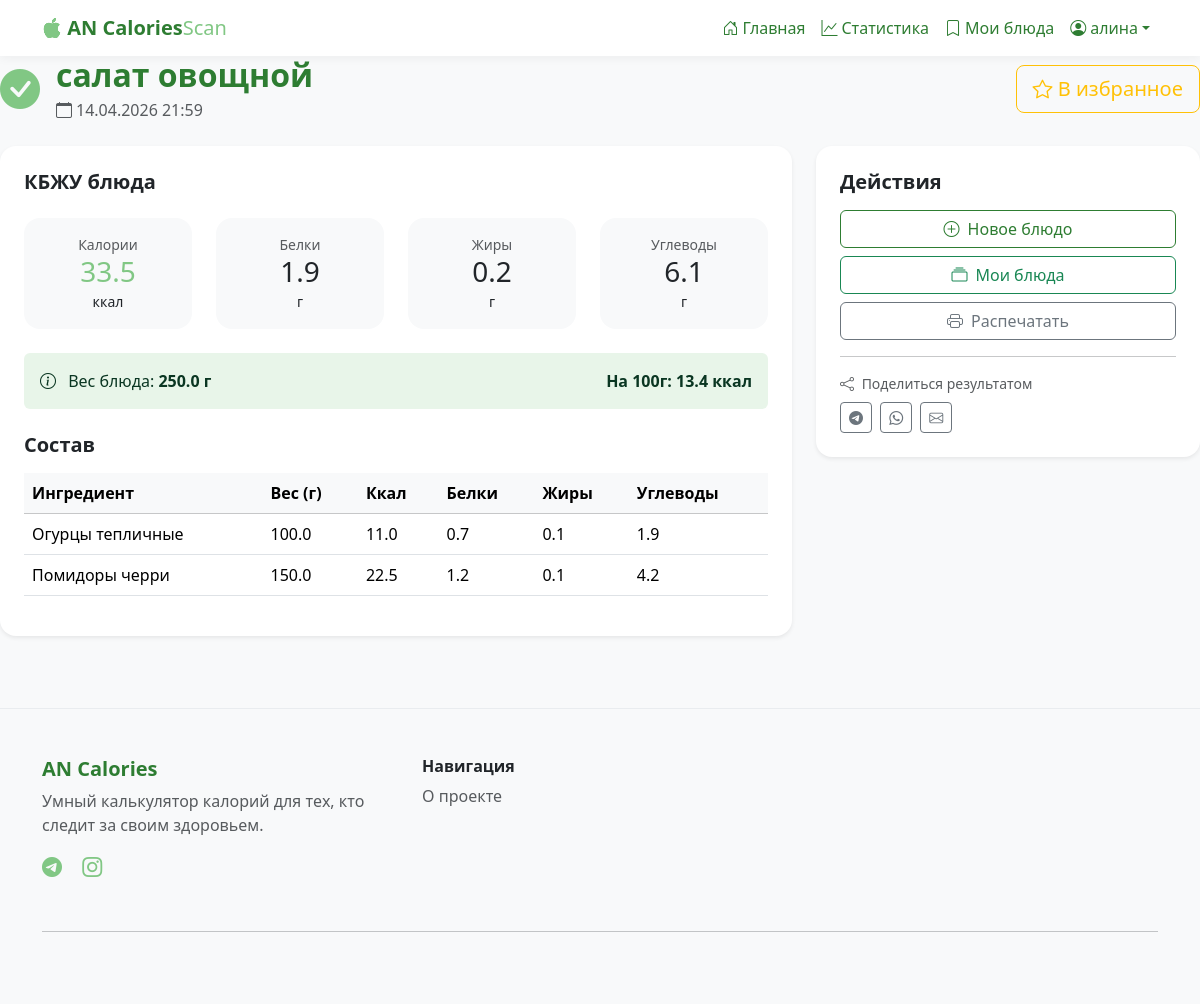
Screenshot of /dish/4 (signed in) with the database file from the repository.
### data/user.py (models this page shows, shortened)
class User(SqlAlchemyBase, UserMixin):
    __tablename__ = 'users'
    id = sqlalchemy.Column(sqlalchemy.Integer,
                           primary_key=True, autoincrement=True)
    username = sqlalchemy.Column(sqlalchemy.String)
    email = sqlalchemy.Column(sqlalchemy.String,
                              index=True, unique=True)
    hashed_password = sqlalchemy.Column(sqlalchemy.String, nullable=True)
    created_date = sqlalchemy.Column(sqlalchemy.DateTime,
                                     default=datetime.datetime.now)
    personal_products = relationship('PersonalProduct', back_populates='user', cascade='all, delete-orphan')

### data/dish.py (models this page shows)
class Dish(SqlAlchemyBase):
    __tablename__ = 'dishes'
    id = sqlalchemy.Column(sqlalchemy.Integer,
                           primary_key=True, autoincrement=True)
    name = sqlalchemy.Column(sqlalchemy.String(200),
                             nullable=False)
    user_id = sqlalchemy.Column(sqlalchemy.Integer,
                                sqlalchemy.ForeignKey('users.id'))
    created_date = sqlalchemy.Column(sqlalchemy.DateTime,
                                     default=datetime.datetime.now)
    total_weight = sqlalchemy.Column(sqlalchemy.Float, nullable=True)
    user = orm.relationship('User')
    ingredients = orm.relationship('DishIngredient',
                                   back_populates='dish',
                                   cascade='all, delete-orphan',
                                   lazy='joined')
    @property
    def total_calories(self):
        return sum(i.calories for i in self.ingredients if i.product)
    @property
    def total_proteins(self):
        return sum(i.proteins for i in self.ingredients if i.product)
    @property
    def total_fats(self):
        return sum(i.fats for i in self.ingredients if i.product)
    @property
    def total_carbs(self):
        return sum(i.carbs for i in self.ingredients if i.product)
    @property
    def calories_per_100g(self):
        if self.total_weight and self.total_weight > 0:
            return (self.total_calories / self.total_weight) * 100
        elif self.ingredients:
            total_weight = sum(i.weight for i in self.ingredients)
            if total_weight > 0:
                return (self.total_calories / total_weight) * 100
        return 0

### data/product.py (models this page shows, shortened)
class Product(SqlAlchemyBase):
    __tablename__ = 'products'
    id = sqlalchemy.Column(sqlalchemy.Integer,
                           primary_key=True, autoincrement=True)
    name = sqlalchemy.Column(sqlalchemy.String(200),
                             nullable=False, index=True)
    calories = sqlalchemy.Column(sqlalchemy.Float, nullable=False)  # на 100г
    proteins = sqlalchemy.Column(sqlalchemy.Float, nullable=False)
    fats = sqlalchemy.Column(sqlalchemy.Float, nullable=False)
    carbs = sqlalchemy.Column(sqlalchemy.Float, nullable=False)

### data/dish_ingredient.py (models this page shows, shortened)
class DishIngredient(SqlAlchemyBase):
    __tablename__ = 'dish_ingredients'
    id = sqlalchemy.Column(sqlalchemy.Integer,
                           primary_key=True, autoincrement=True)
    dish_id = sqlalchemy.Column(sqlalchemy.Integer,
                                sqlalchemy.ForeignKey('dishes.id'))
    ingredient_id = sqlalchemy.Column(sqlalchemy.Integer,
                                      sqlalchemy.ForeignKey('products.id'))
    weight = sqlalchemy.Column(sqlalchemy.Float, nullable=False)
    dish = orm.relationship('Dish', back_populates='ingredients')
    product = orm.relationship('Product')
    @property
    def calories(self):
        try:
            cal = float(self.product.calories) if self.product else 0
            return (cal * self.weight) / 100
        except (TypeError, ValueError):
            return 0
    @property
    def proteins(self):
        try:
            prot = float(self.product.proteins) if self.product else 0
            return (prot * self.weight) / 100
        except (TypeError, ValueError):
            return 0
    @property
    def fats(self):
        try:
            fat = float(self.product.fats) if self.product else 0
            return (fat * self.weight) / 100
        except (TypeError, ValueError):
            return 0
    @property
    def carbs(self):
        try:
            carb = float(self.product.carbs) if self.product else 0
            return (carb * self.weight) / 100
        except (TypeError, ValueError):
            return 0

### main.py (the view)
@app.route('/dish/<int:dish_id>')
@login_required
def view_dish(dish_id):
    db_sess = db_session.create_session()
    from sqlalchemy.orm import joinedload
    dish = db_sess.query(Dish).options(
        joinedload(Dish.ingredients).joinedload(DishIngredient.product)
    ).filter(Dish.id == dish_id, Dish.user_id == current_user.id).first()
    db_sess.close()
    if not dish:
        flash('Блюдо не найдено', 'danger')
        return redirect(url_for('my_dishes'))
    return render_template('dish_result.html', dish=dish)

### data/db_session.py (called while the page is built)
def create_session() -> Session:
    global __factory
    return __factory()

### main.py (called while the page is built)
@login_manager.user_loader
def load_user(user_id):
    db_sess = db_session.create_session()
    user = db_sess.get(User, int(user_id))
    db_sess.close()
    return user

### templates/dish_result.html (shortened to what this page needs)
{% extends "base.html" %}
{% block content %}
<div class="d-flex align-items-center justify-content-between mb-4">
    <div class="d-flex align-items-center">
        <i class="bi bi-check-circle-fill text-success fs-1 me-3"></i>
        <div>
            <h2 class="fw-bold text-primary mb-1">{{ dish.name }}</h2>
            <p class="text-muted mb-0">
                <i class="bi bi-calendar me-1"></i>{{ dish.created_date.strftime('%d.%m.%Y %H:%M') }}
            </p>
        </div>
    </div>
    <button class="btn btn-outline-warning btn-lg favorite-btn" id="favoriteBtn" onclick="toggleFavorite()">
        <i class="bi bi-star"></i> В избранное
    </button>
</div>
    <div class="row">
        <div class="col-lg-8">
            <div class="card border-0 shadow-sm rounded-4 mb-4">
                <div class="card-body p-4">
                    <h5 class="fw-bold mb-4">КБЖУ блюда</h5>
                    <div class="row g-4 mb-4">
                        <div class="col-md-3">
                            <div class="bg-light rounded-4 p-3 text-center">
                                <div class="small text-muted">Калории</div>
                                <div class="h3 mb-0 text-success">{{ "%.1f"|format(dish.total_calories) }}</div>
                                <small>ккал</small>
                            </div>
                        </div>
                        <div class="col-md-3">
                            <div class="bg-light rounded-4 p-3 text-center">
                                <div class="small text-muted">Белки</div>
                                <div class="h3 mb-0">{{ "%.1f"|format(dish.total_proteins) }}</div>
                                <small>г</small>
                            </div>
                        </div>
                        <div class="col-md-3">
                            <div class="bg-light rounded-4 p-3 text-center">
                                <div class="small text-muted">Жиры</div>
                                <div class="h3 mb-0">{{ "%.1f"|format(dish.total_fats) }}</div>
                                <small>г</small>
                            </div>
                        </div>
                        <div class="col-md-3">
                            <div class="bg-light rounded-4 p-3 text-center">
                                <div class="small text-muted">Углеводы</div>
                                <div class="h3 mb-0">{{ "%.1f"|format(dish.total_carbs) }}</div>
                                <small>г</small>
                            </div>
                        </div>
                    </div>
                    <div class="alert alert-success bg-soft-green border-0">
                        <div class="d-flex justify-content-between align-items-center">
                            <span>
                                <i class="bi bi-info-circle me-2"></i>
                                Вес блюда: <strong>{{ dish.total_weight or dish.ingredients|sum(attribute='weight') }} г</strong>
                            </span>
                            <span class="fw-bold">
                                На 100г: {{ "%.1f"|format(dish.calories_per_100g) }} ккал
                            </span>
                        </div>
                    </div>
                    <h5 class="fw-bold mb-3 mt-4">Состав</h5>
                    <div class="table-responsive">
                        <table class="table">
                            <thead class="table-light">
                                <tr>
                                    <th>Ингредиент</th>
                                    <th>Вес (г)</th>
                                    <th>Ккал</th>
                                    <th>Белки</th>
                                    <th>Жиры</th>
                                    <th>Углеводы</th>
                                </tr>
                            </thead>
                            <tbody>
                                {% for ingredient in dish.ingredients %}
                                <tr>
                                    <td>{{ ingredient.product.name }}</td>
                                    <td>{{ ingredient.weight }}</td>
                                    <td>{{ "%.1f"|format(ingredient.calories) }}</td>
                                    <td>{{ "%.1f"|format(ingredient.proteins) }}</td>
                                    <td>{{ "%.1f"|format(ingredient.fats) }}</td>
                                    <td>{{ "%.1f"|format(ingredient.carbs) }}</td>
                                </tr>
                                {% endfor %}
                            </tbody>
                        </table>
                    </div>
                </div>
            </div>
        </div>
        <div class="col-lg-4">
            <div class="card border-0 shadow-sm rounded-4 mb-4">
                <div class="card-body p-4">
                    <h5 class="fw-bold mb-3">Действия</h5>
                    <div class="d-grid gap-2">
                        <a href="{{ url_for('new_dish') }}" class="btn btn-outline-primary">
                            <i class="bi bi-plus-circle me-2"></i>Новое блюдо
                        </a>
                        <a href="{{ url_for('my_dishes') }}" class="btn btn-outline-success">
                            <i class="bi bi-collection me-2"></i>Мои блюда
                        </a>
                        <button class="btn btn-outline-secondary" onclick="window.print()">
                            <i class="bi bi-printer me-2"></i>Распечатать
                        </button>
                    </div>
                    <hr>
                    <div class="small text-muted">
                        <i class="bi bi-share me-1"></i> Поделиться результатом
                    </div>
                    <div class="mt-2">
                        <a href="#" class="btn btn-sm btn-outline-secondary me-1">
                            <i class="bi bi-telegram"></i>
                        </a>
                        <a href="#" class="btn btn-sm btn-outline-secondary me-1">
                            <i class="bi bi-whatsapp"></i>
                        </a>
                        <a href="#" class="btn btn-sm btn-outline-secondary">
                            <i class="bi bi-envelope"></i>
                        </a>
                    </div>
                </div>
            </div>
        </div>
    </div>
{% endblock %}

### templates/base.html (shortened to what this page needs)
<!DOCTYPE html>
<html lang="ru">
<head>
    <link href="https://cdn.jsdelivr.net/npm/bootstrap@5.3.2/dist/css/bootstrap.min.css" rel="stylesheet">
    <link rel="stylesheet" href="https://cdn.jsdelivr.net/npm/bootstrap-icons@1.11.3/font/bootstrap-icons.min.css">
</head>
<body class="bg-light">
    <nav class="navbar navbar-expand-lg navbar-light bg-white">
        <div class="container">
            <a class="navbar-brand" href="{{ url_for('dashboard' if current_user.is_authenticated else 'index') }}">
                <i class="bi bi-apple text-success"></i>
                <span class="text-primary fw-bold">AN Calories</span><span class="text-success">Scan</span>
            </a>
            <div class="collapse navbar-collapse" id="navbarNav">
                <ul class="navbar-nav ms-auto">
                    {% if current_user.is_authenticated %}
                    <li class="nav-item">
                        <a class="nav-link" href="{{ url_for('dashboard') }}">
                            <i class="bi bi-house-door me-1"></i>Главная
                        </a>
                    </li>
                    <li class="nav-item">
                        <a class="nav-link" href="{{ url_for('statistics') }}">
                            <i class="bi bi-graph-up me-1"></i>Статистика
                        </a>
                    </li>
                    <li class="nav-item">
                        <a class="nav-link" href="{{ url_for('my_dishes') }}">
                            <i class="bi bi-bookmark me-1"></i>Мои блюда
                        </a>
                    </li>
                    <li class="nav-item dropdown">
                        <a class="nav-link dropdown-toggle d-flex align-items-center" href="#" id="userDropdown" role="button" data-bs-toggle="dropdown">
                            <i class="bi bi-person-circle me-1"></i>
                            <span>{{ current_user.username }}</span>
                        </a>
                    </li>
                    {% endif %}
                </ul>
            </div>
        </div>
    </nav>
    {% block content %}{% endblock %}
    <footer class="footer mt-5 py-5">
        <div class="container">
            <div class="row">
                <div class="col-md-4 mb-4">
                    <h5 class="text-primary fw-bold">AN Calories</h5>
                    <p class="text-muted">Умный калькулятор калорий для тех, кто следит за своим здоровьем.</p>
                    <div class="social-links">
                        <a href="#" class="text-success me-3"><i class="bi bi-telegram fs-5"></i></a>
                        <a href="#" class="text-success me-3"><i class="bi bi-instagram fs-5"></i></a>
                    </div>
                </div>
                <div class="col-md-2 mb-4">
                    <h6 class="fw-bold">Навигация</h6>
                    <ul class="list-unstyled">
                        <li><a href="#" class="text-muted text-decoration-none">О проекте</a></li>
                    </ul>
                </div>
                <div class="col-md-3 mb-4">
                </div>
            </div>
            <hr class="my-4">
        </div>
    </footer>
</body>
</html>

### templates/base.html (style rules this page uses)
:root { --bs-primary: #2E7D32; --bs-primary-rgb: 46, 125, 50; --bs-success: #81C784; --bs-success-rgb: 129, 199, 132; }
.bg-soft-green { background-color: #E8F5E9; }
.btn-outline-primary { color: #2E7D32; border-color: #2E7D32; }
.text-primary { color: #2E7D32 !important; }
.text-success { color: #81C784 !important; }
.nav-link { color: #2E7D32; font-weight: 500; }
.navbar { background-color: white !important; box-shadow: 0 2px 10px rgba(0,0,0,0.05); }
.footer { background-color: #f8f9fa; border-top: 1px solid #e9ecef; }

### templates/dish_result.html (style rules this page uses)
.bg-soft-green { background-color: #E8F5E9; }

### rows the page displays
User: username "aлина"
Dish: name "салат овощной", created_date "14.04.2026 21:59", calories_per_100g "13.4"
Product: total_calories "33.5", total_proteins "1.9", total_fats "0.2", total_carbs "6.1", calories "11.0", proteins "0.7", fats "0.1", carbs "1.9"
DishIngredient: product.name "Огурцы тепличные", weight "100.0"
DishIngredient: product.name "Помидоры черри", weight "150.0"
Product: calories "22.5", proteins "1.2", fats "0.1", carbs "4.2"

### other values shown
{{ dish.total_weight or dish.ingredients|sum(attribute='weight') }} "250.0"
